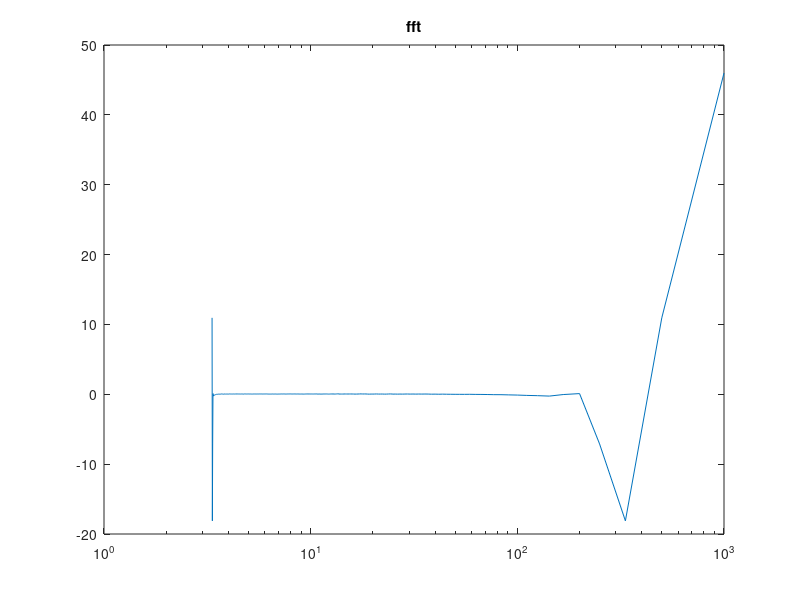

Recreate this plot in MATLAB.
close all
clear all

R1 = 1;
C = 0.25;
R2 = 2;
L = 0.2;
R3 = 10;
a = 100;
R4 = 0.1;
Ro = 1000;
Cn = 0.00001;
Y1 = 1/R1;
Y2 = 1/R2;
Y3 = 1/R3;
Y4 = 1/R4;

% V = [V1    V2            V3   V4     V5           i1  iL  i3];
G = [-1/R1  1/R1           0     0      0            1   0   0;
    1/R1 (-1/R1)-(1/R2)  0     0      0            0  -1   0;
    0      0            -1/R3  0      0            0   1   0;
    0      0            0   -1/R4  1/R4            0   0   1;
    0      0            0    1/R4 (-1/R4)-(1/Ro)   0   0   0;
    1      0            0      0      0            0   0   0;
    0      1            -1     0      0            0   0   0;
    0      0            a/R3   1      0            0   0   0];
%%%% I think I need to make in a variable rather than a constant

% V = [V1  V2  V3   V4  V5 i1  iL i3];
Cm =   [-C  C   0   0   0   0   0  0;
    C  -C   0   0   0   0   0  0;
    0   0  -Cn  0   0   0   0  0;
    0   0   0   0   0   0   0  0;
    0   0   0   0   0   0   0  0;
    0   0   0   0   0   0   0  0;
    0   0   0   0   0   0  -L  0;
    0   0   0   0   0   0   0  0];

%%%%%%%%%%%%%%%% Remember to output the matrices above %%%%%%%%%%%%%%

n = 0;
tstep = 0.001;
time =0;


for m = 1:300
    n = n + 1;
    
    In = randn*0.001;
    Vin = exp(-(time-0.06).^2/(2*(0.03)^2));
    
    F = [0 0 In 0 0 Vin 0 0];
    V = G\F';
    V3(n) = V(3);
    Vo(n) = V(5);
    
%     figure(1);
%     hold on
%     scatter(time,Vin,'r')
%     title('input voltage')
%     figure(2)
%     hold on
%     scatter(time,V(5),'b')
%     title('output voltage')
       
    time = tstep*n;
end

figure(3)
X = fft(V3,length(V3));
semilogx(1./(tstep:tstep:time),X)
title('fft')


% figure(1)
% plot(,V3)
% title('Vout')
% figure(2)
% plot(vin,Vo)
% title('Vin')